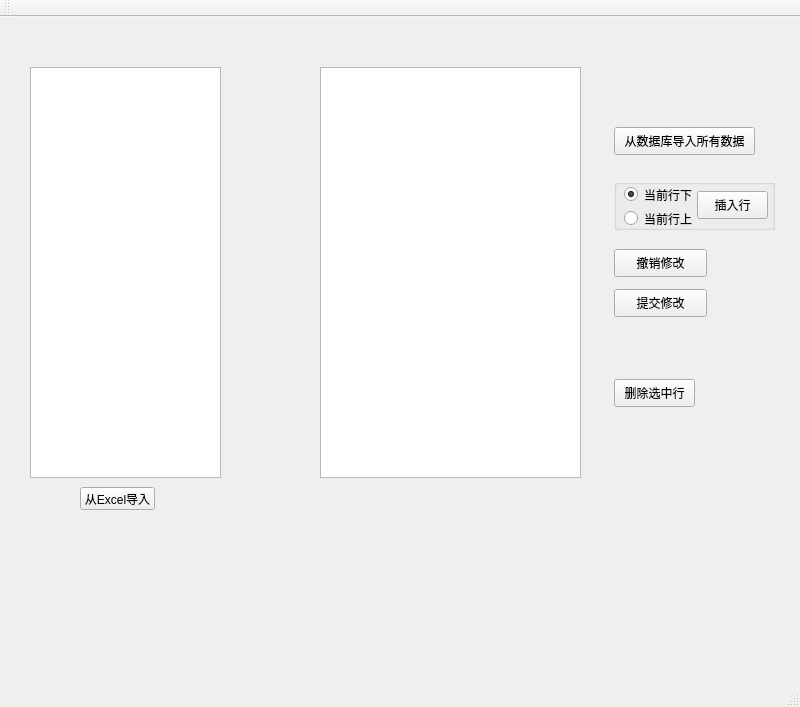
<?xml version="1.0" encoding="UTF-8"?>
<ui version="4.0">
 <class>FlyEditClass</class>
 <widget class="QMainWindow" name="FlyEditClass">
  <property name="geometry">
   <rect>
    <x>0</x>
    <y>0</y>
    <width>800</width>
    <height>707</height>
   </rect>
  </property>
  <property name="windowTitle">
   <string>FlyEdit</string>
  </property>
  <widget class="QWidget" name="centralWidget">
   <widget class="QPushButton" name="pushButton_Submit">
    <property name="geometry">
     <rect>
      <x>614</x>
      <y>272</y>
      <width>93</width>
      <height>28</height>
     </rect>
    </property>
    <property name="text">
     <string>提交修改</string>
    </property>
   </widget>
   <widget class="QPushButton" name="pushButton_Import">
    <property name="geometry">
     <rect>
      <x>614</x>
      <y>110</y>
      <width>141</width>
      <height>28</height>
     </rect>
    </property>
    <property name="text">
     <string>从数据库导入所有数据</string>
    </property>
   </widget>
   <widget class="QPushButton" name="pushButton_ReMod">
    <property name="geometry">
     <rect>
      <x>614</x>
      <y>232</y>
      <width>93</width>
      <height>28</height>
     </rect>
    </property>
    <property name="text">
     <string>撤销修改</string>
    </property>
   </widget>
   <widget class="QPushButton" name="pushButton_DeleRow">
    <property name="geometry">
     <rect>
      <x>614</x>
      <y>362</y>
      <width>81</width>
      <height>28</height>
     </rect>
    </property>
    <property name="text">
     <string>删除选中行</string>
    </property>
   </widget>
   <widget class="QGroupBox" name="groupBox">
    <property name="geometry">
     <rect>
      <x>614</x>
      <y>162</y>
      <width>161</width>
      <height>51</height>
     </rect>
    </property>
    <property name="title">
     <string/>
    </property>
    <widget class="QRadioButton" name="radioButton_Down">
     <property name="geometry">
      <rect>
       <x>10</x>
       <y>6</y>
       <width>81</width>
       <height>19</height>
      </rect>
     </property>
     <property name="text">
      <string>当前行下</string>
     </property>
     <property name="checked">
      <bool>true</bool>
     </property>
    </widget>
    <widget class="QRadioButton" name="radioButton_Up">
     <property name="geometry">
      <rect>
       <x>10</x>
       <y>30</y>
       <width>81</width>
       <height>19</height>
      </rect>
     </property>
     <property name="text">
      <string>当前行上</string>
     </property>
    </widget>
    <widget class="QPushButton" name="pushButton_InsRow">
     <property name="geometry">
      <rect>
       <x>83</x>
       <y>12</y>
       <width>71</width>
       <height>28</height>
      </rect>
     </property>
     <property name="text">
      <string>插入行</string>
     </property>
    </widget>
   </widget>
   <widget class="QTableView" name="tableView_Para1">
    <property name="geometry">
     <rect>
      <x>320</x>
      <y>50</y>
      <width>261</width>
      <height>411</height>
     </rect>
    </property>
    <property name="sizePolicy">
     <sizepolicy hsizetype="Expanding" vsizetype="Expanding">
      <horstretch>0</horstretch>
      <verstretch>0</verstretch>
     </sizepolicy>
    </property>
    <property name="dragEnabled">
     <bool>false</bool>
    </property>
   </widget>
   <widget class="QTreeView" name="treeView_paraList">
    <property name="geometry">
     <rect>
      <x>30</x>
      <y>50</y>
      <width>191</width>
      <height>411</height>
     </rect>
    </property>
   </widget>
   <widget class="QPushButton" name="pushButton_ImportExcel">
    <property name="geometry">
     <rect>
      <x>80</x>
      <y>470</y>
      <width>75</width>
      <height>23</height>
     </rect>
    </property>
    <property name="text">
     <string>从Excel导入</string>
    </property>
   </widget>
  </widget>
  <widget class="QMenuBar" name="menuBar">
   <property name="geometry">
    <rect>
     <x>0</x>
     <y>0</y>
     <width>800</width>
     <height>23</height>
    </rect>
   </property>
  </widget>
  <widget class="QToolBar" name="mainToolBar">
   <attribute name="toolBarArea">
    <enum>TopToolBarArea</enum>
   </attribute>
   <attribute name="toolBarBreak">
    <bool>false</bool>
   </attribute>
  </widget>
  <widget class="QStatusBar" name="statusBar"/>
 </widget>
 <layoutdefault spacing="6" margin="11"/>
 <resources>
  <include location="flyedit.qrc"/>
 </resources>
 <connections/>
</ui>
